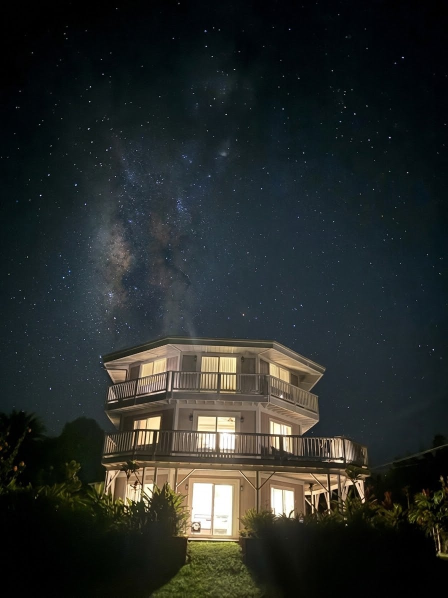
#> input picture assets-listing/listing-night-sky.jpg, 896 x 1195 px (shown at 1/2 size); its folder holds 2 pictures in this run
$ python audit_owner_photos.py ../assets-listing ../assets-listing/listing-sunset-house.jpg
#> lines starting #> are read from the running program, lines starting #| are printed output that depends on the picture
"""Audit a folder of owner photos: size, orientation, capture date, device, GPS; writes a labeled contact sheet."""
import sys
from pathlib import Path

from PIL import ExifTags, Image, ImageDraw, ImageFont, ImageOps

folder, out = Path(sys.argv[1]), Path(sys.argv[2])
files = sorted(p for p in folder.iterdir() if p.suffix.lower() in {".jpg", ".jpeg", ".png"})


def gps_decimal(gps: dict) -> str:
    try:
        def conv(v, ref):
            d, m, s = (float(x) for x in v)
            val = d + m / 60 + s / 3600
            return -val if ref in ("S", "W") else val
        return f"{conv(gps[2], gps[1]):.5f},{conv(gps[4], gps[3]):.5f}"
    except Exception:  # noqa: BLE001
        return ""


font = ImageFont.truetype("arialbd.ttf", 20)
thumbs = []
for p in files:
    im = Image.open(p)
#> im is the input picture: PIL image 896x1195 RGB; mean R, G, B 39, 43, 40.7
    ex = im.getexif()
    tags = {ExifTags.TAGS.get(k, k): v for k, v in ex.items()}
#> tags = 0 items
    ifd = {ExifTags.TAGS.get(k, k): v for k, v in ex.get_ifd(0x8769).items()}
#> ifd = 0 items
    gps = ex.get_ifd(0x8825)
#> gps = 0 items
    upright = ImageOps.exif_transpose(im)
    print(f"{p.name:16s} raw={im.width}x{im.height} upright={upright.width}x{upright.height} orient={tags.get('Orientation')} "
          f"date={ifd.get('DateTimeOriginal', '')} device={tags.get('Make', '')} {tags.get('Model', '')} gps={gps_decimal(gps)}")
#| listing-night-sky.jpg raw=896x1195 upright=896x1195 orient=None date= device=  gps=
    t = upright.convert("RGB")
    t.thumbnail((520, 520))
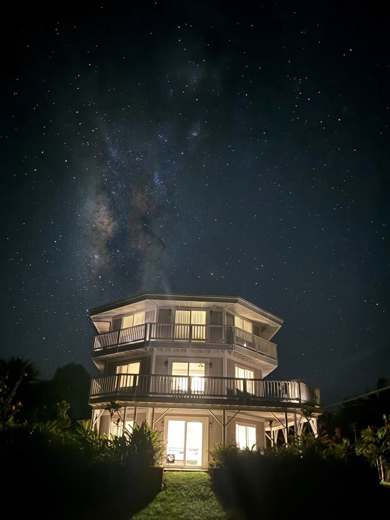
#> t: PIL image 390x520 RGB; mean R, G, B 39, 43, 40.7
    thumbs.append((p.name, t))
#> pass 2 of the loop `for p in files:`:
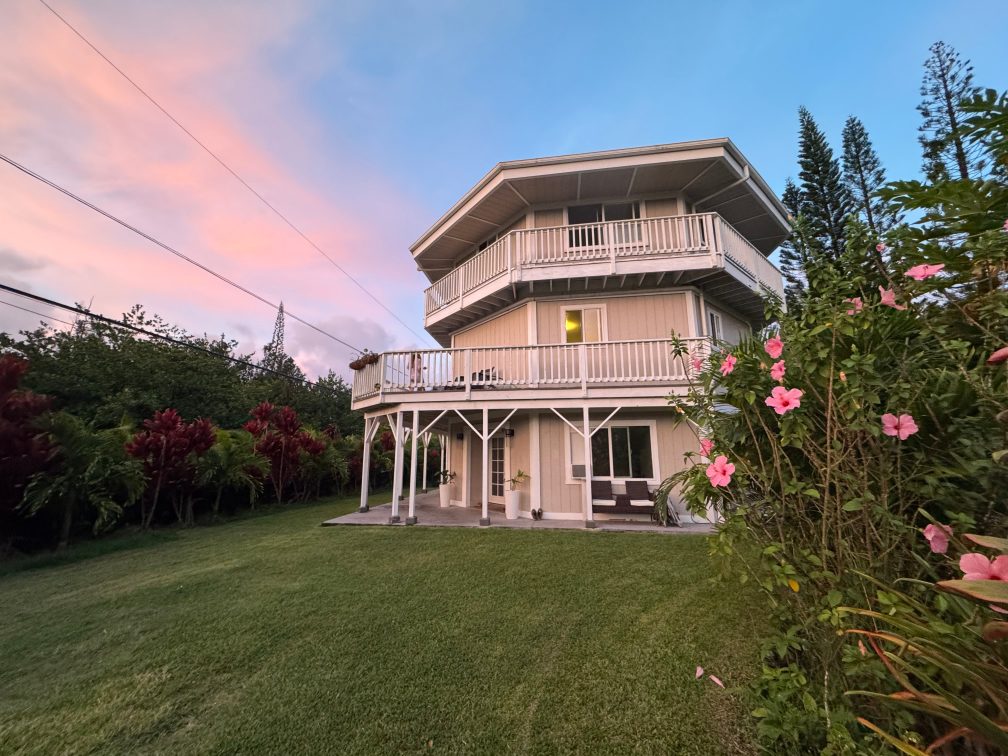
#> input picture assets-listing/listing-sunset-house.jpg, 4032 x 3024 px (shown at 1/4 size)
#> im is the input picture: PIL image 4032x3024 RGB; mean R, G, B 115.4, 112.4, 106.5
#| listing-sunset-house.jpg raw=4032x3024 upright=4032x3024 orient=None date= device=  gps=
#> `t.thumbnail((520, 520))`:
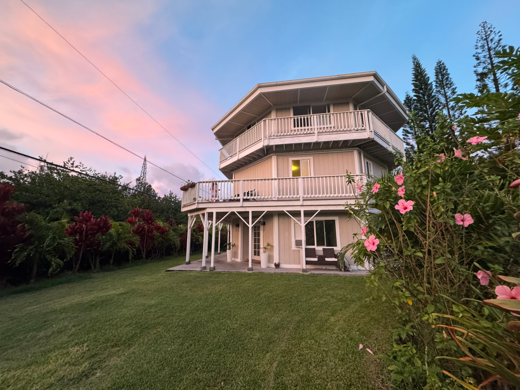
#> t: PIL image 520x390 RGB; mean R, G, B 115.4, 112.4, 106.4

cols = 3
cell = 540
rows = (len(thumbs) + cols - 1) // cols
#> rows = 1
sheet = Image.new("RGB", (cols * cell, rows * (cell + 30)), "white")
#> sheet: PIL image 1620x570 RGB; every value is 255
d = ImageDraw.Draw(sheet)
for i, (name, t) in enumerate(thumbs):
    x, y = (i % cols) * cell, (i // cols) * (cell + 30)
    sheet.paste(t, (x + (cell - t.width) // 2, y + (cell - t.height) // 2))
    d.text((x + 6, y + cell + 4), f"{i + 1:02d} {name}", fill="black", font=font)
#> this loop made 2 passes
#> (name, x, y) on passes 1 to 2: ('listing-night-sky.jpg', 0, 0), ('listing-sunset-house.jpg', 540, 0)
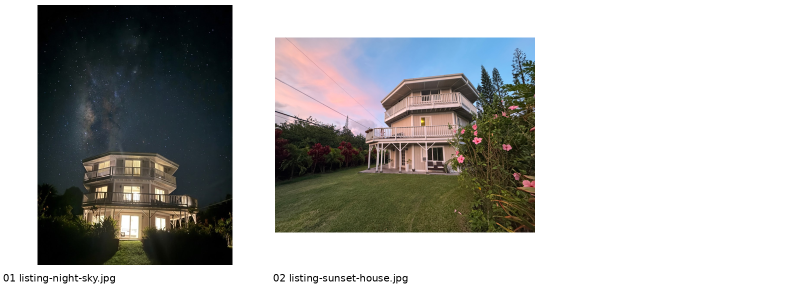
#> sheet: PIL image 1620x570 RGB (shown at 1/2 size); mean R, G, B 176.3, 176.5, 174.7
sheet.save(out, quality=85)
print(out, sheet.size)
#| ../assets-listing/listing-sunset-house.jpg (1620, 570)
